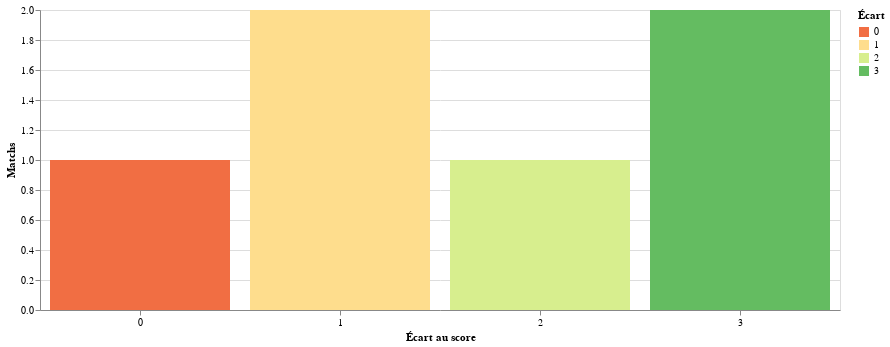

Source (notebook cell):
### Code cell
alt.Chart(matchs_saison[["Ecart"]]).mark_bar().encode(
    x=alt.X("Ecart:O", title="Écart au score", axis=alt.Axis(labelAngle=0)),
    y=alt.Y("count():Q", title="Matchs"),
    color=alt.Color("Ecart:O", scale=alt.Scale(scheme="redyellowgreen"), title='Écart'),
    tooltip=[alt.Tooltip("Ecart:O", title="Écart au score"), alt.Tooltip("count():Q", title="Nb Matches")]
).properties(
    width=DEFAULT_WIDTH
)

### Figure 1 — Vega-Lite specification as saved in the notebook (floating-point values rounded to 4 significant figures)
{"config": {"view": {"continuousWidth": 400, "continuousHeight": 300}}, "data": {"name": "data-4c00563fa86d4f31c426af84351ad5b0"}, "mark": "bar", "encoding": {"color": {"field": "Ecart", "scale": {"scheme": "redyellowgreen"}, "title": "Écart", "type": "ordinal"}, "tooltip": [{"field": "Ecart", "title": "Écart au score", "type": "ordinal"}, {"aggregate": "count", "title": "Nb Matches", "type": "quantitative"}], "x": {"axis": {"labelAngle": 0}, "field": "Ecart", "title": "Écart au score", "type": "ordinal"}, "y": {"aggregate": "count", "title": "Matchs", "type": "quantitative"}}, "width": 800, "$schema": "https://vega.github.io/schema/vega-lite/v4.17.0.json", "datasets": {"data-4c00563fa86d4f31c426af84351ad5b0": [{"Ecart": 0}, {"Ecart": 1}, {"Ecart": 3}, {"Ecart": 1}, {"Ecart": 2}, {"Ecart": 3}]}}
